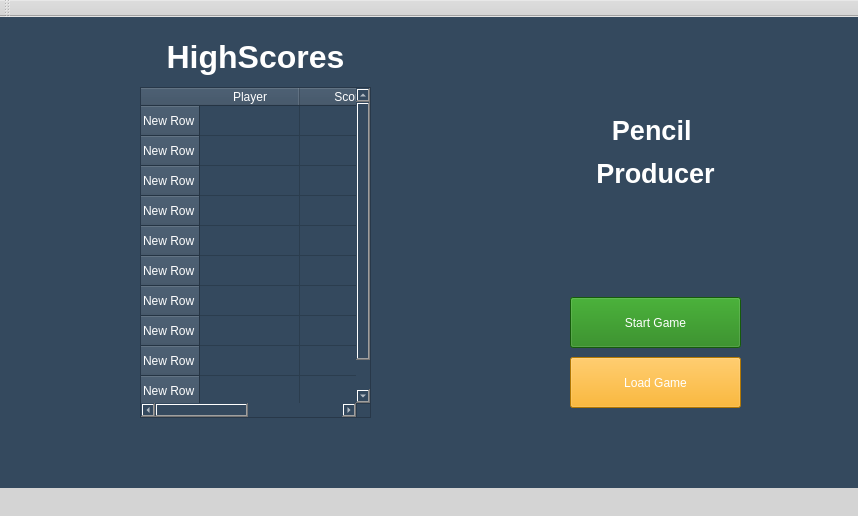
<?xml version="1.0" encoding="UTF-8"?>
<ui version="4.0">
 <class>MainWindow</class>
 <widget class="QMainWindow" name="MainWindow">
  <property name="geometry">
   <rect>
    <x>0</x>
    <y>0</y>
    <width>858</width>
    <height>516</height>
   </rect>
  </property>
  <property name="windowTitle">
   <string>MainWindow</string>
  </property>
  <property name="autoFillBackground">
   <bool>false</bool>
  </property>
  <property name="styleSheet">
   <string notr="true">background-color: rgb(212, 212, 212);</string>
  </property>
  <widget class="QWidget" name="centralWidget">
   <widget class="QStackedWidget" name="stackedWidget">
    <property name="geometry">
     <rect>
      <x>0</x>
      <y>-10</y>
      <width>861</width>
      <height>481</height>
     </rect>
    </property>
    <property name="currentIndex">
     <number>0</number>
    </property>
    <widget class="QWidget" name="welcomeScreen">
     <property name="styleSheet">
      <string notr="true">background-color: rgb(52, 73, 94);
color: rgb(255, 255, 255);</string>
     </property>
     <widget class="QPushButton" name="loadGame">
      <property name="geometry">
       <rect>
        <x>570</x>
        <y>350</y>
        <width>171</width>
        <height>51</height>
       </rect>
      </property>
      <property name="styleSheet">
       <string notr="true">background-color: rgb(249,166,2);
color: rgb(255, 255, 255);</string>
      </property>
      <property name="text">
       <string>Load Game</string>
      </property>
     </widget>
     <widget class="QPushButton" name="startGame">
      <property name="geometry">
       <rect>
        <x>570</x>
        <y>290</y>
        <width>171</width>
        <height>51</height>
       </rect>
      </property>
      <property name="styleSheet">
       <string notr="true">background-color: rgb(29, 128, 14);
color: rgb(255, 255, 255);</string>
      </property>
      <property name="text">
       <string>Start Game</string>
      </property>
     </widget>
     <widget class="QTableWidget" name="tableWidget">
      <property name="geometry">
       <rect>
        <x>140</x>
        <y>80</y>
        <width>231</width>
        <height>331</height>
       </rect>
      </property>
      <row>
       <property name="text">
        <string>New Row</string>
       </property>
      </row>
      <row>
       <property name="text">
        <string>New Row</string>
       </property>
      </row>
      <row>
       <property name="text">
        <string>New Row</string>
       </property>
      </row>
      <row>
       <property name="text">
        <string>New Row</string>
       </property>
      </row>
      <row>
       <property name="text">
        <string>New Row</string>
       </property>
      </row>
      <row>
       <property name="text">
        <string>New Row</string>
       </property>
      </row>
      <row>
       <property name="text">
        <string>New Row</string>
       </property>
      </row>
      <row>
       <property name="text">
        <string>New Row</string>
       </property>
      </row>
      <row>
       <property name="text">
        <string>New Row</string>
       </property>
      </row>
      <row>
       <property name="text">
        <string>New Row</string>
       </property>
      </row>
      <column>
       <property name="text">
        <string>Player</string>
       </property>
      </column>
      <column>
       <property name="text">
        <string>Score</string>
       </property>
      </column>
     </widget>
     <widget class="QLabel" name="label_2">
      <property name="geometry">
       <rect>
        <x>540</x>
        <y>60</y>
        <width>231</width>
        <height>171</height>
       </rect>
      </property>
      <property name="styleSheet">
       <string notr="true">color: rgb(255, 255, 255);</string>
      </property>
      <property name="text">
       <string>&lt;html&gt;&lt;head/&gt;&lt;body&gt;&lt;p align=&quot;center&quot;&gt;&lt;span style=&quot; font-size:20pt; font-weight:600;&quot;&gt;Pencil &lt;/span&gt;&lt;/p&gt;&lt;p align=&quot;center&quot;&gt;&lt;span style=&quot; font-size:20pt; font-weight:600;&quot;&gt;Producer&lt;/span&gt;&lt;/p&gt;&lt;/body&gt;&lt;/html&gt;</string>
      </property>
     </widget>
     <widget class="QLabel" name="label_9">
      <property name="geometry">
       <rect>
        <x>130</x>
        <y>30</y>
        <width>251</width>
        <height>41</height>
       </rect>
      </property>
      <property name="styleSheet">
       <string notr="true">color: rgb(255, 255, 255);</string>
      </property>
      <property name="text">
       <string>&lt;html&gt;&lt;head/&gt;&lt;body&gt;&lt;p align=&quot;center&quot;&gt;&lt;span style=&quot; font-size:24pt; font-weight:600;&quot;&gt;HighScores&lt;/span&gt;&lt;/p&gt;&lt;/body&gt;&lt;/html&gt;</string>
      </property>
     </widget>
    </widget>
    <widget class="QWidget" name="mainWidget">
     <widget class="QLabel" name="inventory">
      <property name="geometry">
       <rect>
        <x>160</x>
        <y>170</y>
        <width>91</width>
        <height>21</height>
       </rect>
      </property>
      <property name="styleSheet">
       <string notr="true">border-color: rgb(233, 185, 110);
</string>
      </property>
      <property name="text">
       <string/>
      </property>
     </widget>
     <widget class="QPushButton" name="save">
      <property name="geometry">
       <rect>
        <x>10</x>
        <y>20</y>
        <width>89</width>
        <height>25</height>
       </rect>
      </property>
      <property name="styleSheet">
       <string notr="true">background-color: rgb(238, 238, 236);</string>
      </property>
      <property name="text">
       <string>Save</string>
      </property>
     </widget>
     <widget class="QLabel" name="label_7">
      <property name="geometry">
       <rect>
        <x>10</x>
        <y>140</y>
        <width>121</width>
        <height>21</height>
       </rect>
      </property>
      <property name="text">
       <string>Public demand:</string>
      </property>
     </widget>
     <widget class="QLabel" name="wallet">
      <property name="geometry">
       <rect>
        <x>20</x>
        <y>330</y>
        <width>111</width>
        <height>41</height>
       </rect>
      </property>
      <property name="font">
       <font>
        <pointsize>13</pointsize>
       </font>
      </property>
      <property name="styleSheet">
       <string notr="true">color: rgb(15,157,88);</string>
      </property>
      <property name="text">
       <string/>
      </property>
     </widget>
     <widget class="QPushButton" name="upgradeApm">
      <property name="enabled">
       <bool>false</bool>
      </property>
      <property name="geometry">
       <rect>
        <x>180</x>
        <y>390</y>
        <width>141</width>
        <height>81</height>
       </rect>
      </property>
      <property name="styleSheet">
       <string notr="true">background-color: rgb(249,166,2);
color: rgb(255, 255, 255);</string>
      </property>
      <property name="text">
       <string>Upgrade APM</string>
      </property>
     </widget>
     <widget class="QPushButton" name="speedup">
      <property name="geometry">
       <rect>
        <x>640</x>
        <y>20</y>
        <width>89</width>
        <height>25</height>
       </rect>
      </property>
      <property name="styleSheet">
       <string notr="true">background-color: rgb(238, 238, 236);</string>
      </property>
      <property name="text">
       <string>Speed Up</string>
      </property>
     </widget>
     <widget class="QLabel" name="wood">
      <property name="geometry">
       <rect>
        <x>720</x>
        <y>110</y>
        <width>131</width>
        <height>21</height>
       </rect>
      </property>
      <property name="font">
       <font>
        <pointsize>13</pointsize>
       </font>
      </property>
      <property name="text">
       <string/>
      </property>
     </widget>
     <widget class="QLabel" name="rateofApm">
      <property name="geometry">
       <rect>
        <x>720</x>
        <y>220</y>
        <width>131</width>
        <height>21</height>
       </rect>
      </property>
      <property name="text">
       <string/>
      </property>
     </widget>
     <widget class="QLabel" name="label_12">
      <property name="geometry">
       <rect>
        <x>620</x>
        <y>220</y>
        <width>81</width>
        <height>21</height>
       </rect>
      </property>
      <property name="text">
       <string>&lt;html&gt;&lt;head/&gt;&lt;body&gt;&lt;p&gt;&lt;span style=&quot; font-size:10pt; font-weight:600;&quot;&gt;Rate of APM:&lt;/span&gt;&lt;/p&gt;&lt;/body&gt;&lt;/html&gt;</string>
      </property>
     </widget>
     <widget class="QLabel" name="intelligenceLabel">
      <property name="enabled">
       <bool>true</bool>
      </property>
      <property name="geometry">
       <rect>
        <x>190</x>
        <y>290</y>
        <width>131</width>
        <height>21</height>
       </rect>
      </property>
      <property name="font">
       <font>
        <pointsize>15</pointsize>
       </font>
      </property>
      <property name="text">
       <string>Intelligence</string>
      </property>
     </widget>
     <widget class="QLabel" name="marketingLabel">
      <property name="geometry">
       <rect>
        <x>10</x>
        <y>200</y>
        <width>121</width>
        <height>21</height>
       </rect>
      </property>
      <property name="font">
       <font>
        <pointsize>13</pointsize>
       </font>
      </property>
      <property name="text">
       <string>&lt;html&gt;&lt;head/&gt;&lt;body&gt;&lt;p&gt;&lt;span style=&quot; font-size:11pt;&quot;&gt;Marketing:&lt;/span&gt;&lt;/p&gt;&lt;/body&gt;&lt;/html&gt;</string>
      </property>
     </widget>
     <widget class="QPushButton" name="makePencil">
      <property name="geometry">
       <rect>
        <x>10</x>
        <y>240</y>
        <width>121</width>
        <height>31</height>
       </rect>
      </property>
      <property name="styleSheet">
       <string notr="true">background-color: rgb(128, 0, 0);color:rgb(255,255,255)</string>
      </property>
      <property name="text">
       <string>Make Pencil</string>
      </property>
     </widget>
     <widget class="QLabel" name="label_3">
      <property name="geometry">
       <rect>
        <x>650</x>
        <y>110</y>
        <width>51</width>
        <height>21</height>
       </rect>
      </property>
      <property name="font">
       <font>
        <pointsize>13</pointsize>
       </font>
      </property>
      <property name="styleSheet">
       <string notr="true"/>
      </property>
      <property name="text">
       <string>Wood:</string>
      </property>
     </widget>
     <widget class="QPushButton" name="buyGraphite">
      <property name="geometry">
       <rect>
        <x>690</x>
        <y>290</y>
        <width>141</width>
        <height>81</height>
       </rect>
      </property>
      <property name="styleSheet">
       <string notr="true">background-color: rgb(52, 73, 94);
color: rgb(255, 255, 255);</string>
      </property>
      <property name="text">
       <string>Buy Graphite</string>
      </property>
     </widget>
     <widget class="QLabel" name="priceofWood">
      <property name="geometry">
       <rect>
        <x>710</x>
        <y>440</y>
        <width>101</width>
        <height>21</height>
       </rect>
      </property>
      <property name="styleSheet">
       <string notr="true">background-color: rgb(165, 91, 83);
color: rgb(255, 255, 255);</string>
      </property>
      <property name="text">
       <string/>
      </property>
     </widget>
     <widget class="Line" name="line_2">
      <property name="geometry">
       <rect>
        <x>0</x>
        <y>270</y>
        <width>861</width>
        <height>20</height>
       </rect>
      </property>
      <property name="orientation">
       <enum>Qt::Horizontal</enum>
      </property>
     </widget>
     <widget class="Line" name="line">
      <property name="geometry">
       <rect>
        <x>420</x>
        <y>70</y>
        <width>20</width>
        <height>201</height>
       </rect>
      </property>
      <property name="orientation">
       <enum>Qt::Vertical</enum>
      </property>
     </widget>
     <widget class="QLabel" name="priceofApm">
      <property name="geometry">
       <rect>
        <x>550</x>
        <y>440</y>
        <width>91</width>
        <height>21</height>
       </rect>
      </property>
      <property name="styleSheet">
       <string notr="true">background-color: rgb(32, 99, 155);
color: rgb(255, 255, 255);</string>
      </property>
      <property name="text">
       <string/>
      </property>
     </widget>
     <widget class="QLabel" name="label_11">
      <property name="geometry">
       <rect>
        <x>530</x>
        <y>70</y>
        <width>171</width>
        <height>31</height>
       </rect>
      </property>
      <property name="text">
       <string>&lt;html&gt;&lt;head/&gt;&lt;body&gt;&lt;p&gt;&lt;span style=&quot; font-size:12pt;&quot;&gt;Total pencils produced:&lt;/span&gt;&lt;/p&gt;&lt;/body&gt;&lt;/html&gt;</string>
      </property>
     </widget>
     <widget class="QPushButton" name="unlockMarketing">
      <property name="enabled">
       <bool>false</bool>
      </property>
      <property name="geometry">
       <rect>
        <x>520</x>
        <y>290</y>
        <width>151</width>
        <height>81</height>
       </rect>
      </property>
      <property name="styleSheet">
       <string notr="true">background-color: rgb(6, 161, 11);
color: rgb(255, 255, 255);</string>
      </property>
      <property name="text">
       <string>Unlock Marketing</string>
      </property>
     </widget>
     <widget class="QLabel" name="totalinventory">
      <property name="geometry">
       <rect>
        <x>720</x>
        <y>70</y>
        <width>131</width>
        <height>31</height>
       </rect>
      </property>
      <property name="styleSheet">
       <string notr="true">border-color: rgb(233, 185, 110);
</string>
      </property>
      <property name="text">
       <string/>
      </property>
     </widget>
     <widget class="QPushButton" name="load">
      <property name="geometry">
       <rect>
        <x>10</x>
        <y>50</y>
        <width>89</width>
        <height>25</height>
       </rect>
      </property>
      <property name="styleSheet">
       <string notr="true">background-color: rgb(238, 238, 236);</string>
      </property>
      <property name="text">
       <string>Load</string>
      </property>
     </widget>
     <widget class="QLabel" name="numberofApm">
      <property name="geometry">
       <rect>
        <x>720</x>
        <y>190</y>
        <width>131</width>
        <height>21</height>
       </rect>
      </property>
      <property name="font">
       <font>
        <pointsize>13</pointsize>
       </font>
      </property>
      <property name="text">
       <string/>
      </property>
     </widget>
     <widget class="QPushButton" name="buyWood">
      <property name="geometry">
       <rect>
        <x>690</x>
        <y>390</y>
        <width>141</width>
        <height>81</height>
       </rect>
      </property>
      <property name="styleSheet">
       <string notr="true">background-color: rgb(165, 91, 83);
color: rgb(255, 255, 255);</string>
      </property>
      <property name="text">
       <string>Buy Wood</string>
      </property>
     </widget>
     <widget class="QLabel" name="label_8">
      <property name="geometry">
       <rect>
        <x>650</x>
        <y>190</y>
        <width>51</width>
        <height>21</height>
       </rect>
      </property>
      <property name="font">
       <font>
        <pointsize>13</pointsize>
       </font>
      </property>
      <property name="text">
       <string>APM's:</string>
      </property>
     </widget>
     <widget class="QToolButton" name="increasePencil">
      <property name="geometry">
       <rect>
        <x>190</x>
        <y>90</y>
        <width>31</width>
        <height>31</height>
       </rect>
      </property>
      <property name="styleSheet">
       <string notr="true">background-color: rgb(238, 238, 236);</string>
      </property>
      <property name="text">
       <string>+</string>
      </property>
     </widget>
     <widget class="QLabel" name="marketingLevel">
      <property name="geometry">
       <rect>
        <x>160</x>
        <y>200</y>
        <width>91</width>
        <height>21</height>
       </rect>
      </property>
      <property name="font">
       <font>
        <pointsize>13</pointsize>
       </font>
      </property>
      <property name="text">
       <string/>
      </property>
     </widget>
     <widget class="QPushButton" name="buyApm">
      <property name="geometry">
       <rect>
        <x>520</x>
        <y>390</y>
        <width>151</width>
        <height>81</height>
       </rect>
      </property>
      <property name="styleSheet">
       <string notr="true">background-color: rgb(32, 99, 155);
color: rgb(255, 255, 255);</string>
      </property>
      <property name="text">
       <string>Buy APM</string>
      </property>
     </widget>
     <widget class="QLabel" name="label_10">
      <property name="geometry">
       <rect>
        <x>10</x>
        <y>170</y>
        <width>121</width>
        <height>21</height>
       </rect>
      </property>
      <property name="text">
       <string>Pencils Produced:</string>
      </property>
     </widget>
     <widget class="QLabel" name="label_4">
      <property name="geometry">
       <rect>
        <x>630</x>
        <y>150</y>
        <width>71</width>
        <height>21</height>
       </rect>
      </property>
      <property name="font">
       <font>
        <pointsize>13</pointsize>
       </font>
      </property>
      <property name="text">
       <string>Graphite:</string>
      </property>
     </widget>
     <widget class="QLabel" name="priceofGraphite">
      <property name="geometry">
       <rect>
        <x>710</x>
        <y>340</y>
        <width>101</width>
        <height>21</height>
       </rect>
      </property>
      <property name="styleSheet">
       <string notr="true">background-color: rgb(52, 73, 94);
color: rgb(255, 255, 255);</string>
      </property>
      <property name="text">
       <string/>
      </property>
     </widget>
     <widget class="QLabel" name="label_5">
      <property name="geometry">
       <rect>
        <x>10</x>
        <y>90</y>
        <width>111</width>
        <height>31</height>
       </rect>
      </property>
      <property name="text">
       <string>Price of Pencil:</string>
      </property>
     </widget>
     <widget class="QLabel" name="priceofMarketingUpgrade">
      <property name="geometry">
       <rect>
        <x>40</x>
        <y>440</y>
        <width>91</width>
        <height>21</height>
       </rect>
      </property>
      <property name="styleSheet">
       <string notr="true">background-color: rgb(29, 128, 14);
color: rgb(255, 255, 255);</string>
      </property>
      <property name="text">
       <string>&lt;html&gt;&lt;head/&gt;&lt;body&gt;&lt;p align=&quot;center&quot;&gt;&lt;br/&gt;&lt;/p&gt;&lt;/body&gt;&lt;/html&gt;</string>
      </property>
     </widget>
     <widget class="QLabel" name="pricetoUnlockMarketing">
      <property name="geometry">
       <rect>
        <x>550</x>
        <y>340</y>
        <width>91</width>
        <height>21</height>
       </rect>
      </property>
      <property name="styleSheet">
       <string notr="true">background-color: rgb(6, 161, 11);
color: rgb(255, 255, 255);</string>
      </property>
      <property name="text">
       <string>&lt;html&gt;&lt;head/&gt;&lt;body&gt;&lt;p align=&quot;center&quot;&gt;&lt;br/&gt;&lt;/p&gt;&lt;/body&gt;&lt;/html&gt;</string>
      </property>
     </widget>
     <widget class="QLabel" name="publicDemand">
      <property name="geometry">
       <rect>
        <x>160</x>
        <y>140</y>
        <width>91</width>
        <height>21</height>
       </rect>
      </property>
      <property name="text">
       <string/>
      </property>
     </widget>
     <widget class="QPushButton" name="upgradeMarketing">
      <property name="enabled">
       <bool>true</bool>
      </property>
      <property name="geometry">
       <rect>
        <x>10</x>
        <y>390</y>
        <width>151</width>
        <height>81</height>
       </rect>
      </property>
      <property name="styleSheet">
       <string notr="true">background-color: rgb(29, 128, 14);
color: rgb(255, 255, 255);</string>
      </property>
      <property name="text">
       <string>Upgrade Marketing</string>
      </property>
     </widget>
     <widget class="QLabel" name="pencilPrice">
      <property name="geometry">
       <rect>
        <x>120</x>
        <y>90</y>
        <width>61</width>
        <height>31</height>
       </rect>
      </property>
      <property name="text">
       <string/>
      </property>
     </widget>
     <widget class="QLabel" name="label_6">
      <property name="geometry">
       <rect>
        <x>20</x>
        <y>290</y>
        <width>131</width>
        <height>21</height>
       </rect>
      </property>
      <property name="font">
       <font>
        <pointsize>15</pointsize>
       </font>
      </property>
      <property name="text">
       <string>Bank Balance</string>
      </property>
     </widget>
     <widget class="QLabel" name="intelligence">
      <property name="enabled">
       <bool>false</bool>
      </property>
      <property name="geometry">
       <rect>
        <x>190</x>
        <y>330</y>
        <width>111</width>
        <height>41</height>
       </rect>
      </property>
      <property name="font">
       <font>
        <pointsize>13</pointsize>
       </font>
      </property>
      <property name="styleSheet">
       <string notr="true">color: rgb(15,157,88);</string>
      </property>
      <property name="text">
       <string/>
      </property>
     </widget>
     <widget class="QLabel" name="label">
      <property name="geometry">
       <rect>
        <x>310</x>
        <y>20</y>
        <width>231</width>
        <height>51</height>
       </rect>
      </property>
      <property name="font">
       <font>
        <family>cmr10</family>
        <pointsize>19</pointsize>
        <weight>75</weight>
        <italic>true</italic>
        <bold>true</bold>
       </font>
      </property>
      <property name="text">
       <string>&lt;html&gt;&lt;head/&gt;&lt;body&gt;&lt;p&gt;&lt;span style=&quot; font-style:normal;&quot;&gt;Pencil Producer&lt;/span&gt;&lt;/p&gt;&lt;/body&gt;&lt;/html&gt;</string>
      </property>
     </widget>
     <widget class="QToolButton" name="decreasePencil">
      <property name="geometry">
       <rect>
        <x>230</x>
        <y>90</y>
        <width>31</width>
        <height>31</height>
       </rect>
      </property>
      <property name="styleSheet">
       <string notr="true">background-color: rgb(238, 238, 236);</string>
      </property>
      <property name="text">
       <string>-</string>
      </property>
     </widget>
     <widget class="QLabel" name="graphite">
      <property name="geometry">
       <rect>
        <x>720</x>
        <y>150</y>
        <width>131</width>
        <height>21</height>
       </rect>
      </property>
      <property name="font">
       <font>
        <pointsize>13</pointsize>
       </font>
      </property>
      <property name="text">
       <string/>
      </property>
     </widget>
     <widget class="QLabel" name="priceofApmUpgrade">
      <property name="enabled">
       <bool>false</bool>
      </property>
      <property name="geometry">
       <rect>
        <x>200</x>
        <y>440</y>
        <width>101</width>
        <height>21</height>
       </rect>
      </property>
      <property name="styleSheet">
       <string notr="true">background-color: rgb(249,166,2);
color: rgb(255, 255, 255);</string>
      </property>
      <property name="text">
       <string/>
      </property>
     </widget>
     <widget class="QCheckBox" name="debug">
      <property name="geometry">
       <rect>
        <x>750</x>
        <y>20</y>
        <width>92</width>
        <height>23</height>
       </rect>
      </property>
      <property name="styleSheet">
       <string notr="true"/>
      </property>
      <property name="text">
       <string>Debug</string>
      </property>
     </widget>
     <widget class="QPushButton" name="quit">
      <property name="geometry">
       <rect>
        <x>110</x>
        <y>20</y>
        <width>89</width>
        <height>25</height>
       </rect>
      </property>
      <property name="styleSheet">
       <string notr="true">background-color: rgb(238, 238, 236);</string>
      </property>
      <property name="text">
       <string>Quit</string>
      </property>
     </widget>
     <zorder>upgradeMarketing</zorder>
     <zorder>buyWood</zorder>
     <zorder>buyApm</zorder>
     <zorder>inventory</zorder>
     <zorder>save</zorder>
     <zorder>label_7</zorder>
     <zorder>wallet</zorder>
     <zorder>upgradeApm</zorder>
     <zorder>speedup</zorder>
     <zorder>wood</zorder>
     <zorder>rateofApm</zorder>
     <zorder>label_12</zorder>
     <zorder>intelligenceLabel</zorder>
     <zorder>marketingLabel</zorder>
     <zorder>makePencil</zorder>
     <zorder>label_3</zorder>
     <zorder>buyGraphite</zorder>
     <zorder>priceofWood</zorder>
     <zorder>line_2</zorder>
     <zorder>line</zorder>
     <zorder>priceofApm</zorder>
     <zorder>label_11</zorder>
     <zorder>unlockMarketing</zorder>
     <zorder>totalinventory</zorder>
     <zorder>load</zorder>
     <zorder>numberofApm</zorder>
     <zorder>label_8</zorder>
     <zorder>increasePencil</zorder>
     <zorder>marketingLevel</zorder>
     <zorder>label_10</zorder>
     <zorder>label_4</zorder>
     <zorder>priceofGraphite</zorder>
     <zorder>label_5</zorder>
     <zorder>priceofMarketingUpgrade</zorder>
     <zorder>pricetoUnlockMarketing</zorder>
     <zorder>publicDemand</zorder>
     <zorder>pencilPrice</zorder>
     <zorder>label_6</zorder>
     <zorder>intelligence</zorder>
     <zorder>label</zorder>
     <zorder>decreasePencil</zorder>
     <zorder>graphite</zorder>
     <zorder>priceofApmUpgrade</zorder>
     <zorder>debug</zorder>
     <zorder>quit</zorder>
    </widget>
   </widget>
  </widget>
  <widget class="QToolBar" name="mainToolBar">
   <attribute name="toolBarArea">
    <enum>TopToolBarArea</enum>
   </attribute>
   <attribute name="toolBarBreak">
    <bool>false</bool>
   </attribute>
  </widget>
  <widget class="QStatusBar" name="statusBar"/>
 </widget>
 <layoutdefault spacing="6" margin="11"/>
 <resources/>
 <connections/>
</ui>
